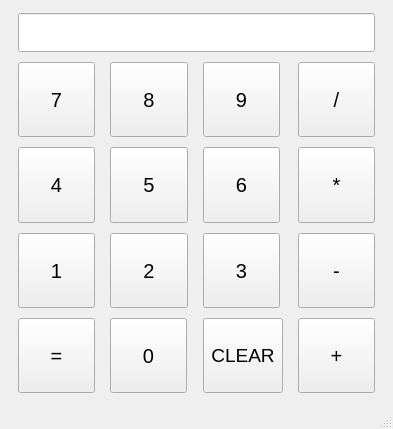
<?xml version="1.0" encoding="UTF-8"?>
<ui version="4.0">
 <class>MainWindow</class>
 <widget class="QMainWindow" name="MainWindow">
  <property name="geometry">
   <rect>
    <x>0</x>
    <y>0</y>
    <width>393</width>
    <height>429</height>
   </rect>
  </property>
  <property name="windowTitle">
   <string>MainWindow</string>
  </property>
  <widget class="QWidget" name="centralwidget">
   <layout class="QGridLayout" name="gridLayout">
    <item row="0" column="0" colspan="4">
     <widget class="QLineEdit" name="accumulatorText">
      <property name="font">
       <font>
        <pointsize>20</pointsize>
       </font>
      </property>
     </widget>
    </item>
    <item row="3" column="0">
     <widget class="QPushButton" name="oneButton">
      <property name="sizePolicy">
       <sizepolicy hsizetype="Fixed" vsizetype="Fixed">
        <horstretch>0</horstretch>
        <verstretch>0</verstretch>
       </sizepolicy>
      </property>
      <property name="minimumSize">
       <size>
        <width>77</width>
        <height>75</height>
       </size>
      </property>
      <property name="maximumSize">
       <size>
        <width>77</width>
        <height>75</height>
       </size>
      </property>
      <property name="font">
       <font>
        <pointsize>15</pointsize>
       </font>
      </property>
      <property name="text">
       <string>1</string>
      </property>
     </widget>
    </item>
    <item row="2" column="1">
     <widget class="QPushButton" name="fiveButton">
      <property name="sizePolicy">
       <sizepolicy hsizetype="Fixed" vsizetype="Fixed">
        <horstretch>0</horstretch>
        <verstretch>0</verstretch>
       </sizepolicy>
      </property>
      <property name="minimumSize">
       <size>
        <width>78</width>
        <height>76</height>
       </size>
      </property>
      <property name="maximumSize">
       <size>
        <width>78</width>
        <height>76</height>
       </size>
      </property>
      <property name="font">
       <font>
        <pointsize>15</pointsize>
       </font>
      </property>
      <property name="text">
       <string>5</string>
      </property>
     </widget>
    </item>
    <item row="3" column="2">
     <widget class="QPushButton" name="threeButton">
      <property name="sizePolicy">
       <sizepolicy hsizetype="Fixed" vsizetype="Fixed">
        <horstretch>0</horstretch>
        <verstretch>0</verstretch>
       </sizepolicy>
      </property>
      <property name="minimumSize">
       <size>
        <width>77</width>
        <height>75</height>
       </size>
      </property>
      <property name="maximumSize">
       <size>
        <width>77</width>
        <height>75</height>
       </size>
      </property>
      <property name="font">
       <font>
        <pointsize>15</pointsize>
       </font>
      </property>
      <property name="text">
       <string>3</string>
      </property>
     </widget>
    </item>
    <item row="3" column="1">
     <widget class="QPushButton" name="twoButton">
      <property name="sizePolicy">
       <sizepolicy hsizetype="Fixed" vsizetype="Fixed">
        <horstretch>0</horstretch>
        <verstretch>0</verstretch>
       </sizepolicy>
      </property>
      <property name="minimumSize">
       <size>
        <width>78</width>
        <height>75</height>
       </size>
      </property>
      <property name="maximumSize">
       <size>
        <width>78</width>
        <height>75</height>
       </size>
      </property>
      <property name="font">
       <font>
        <pointsize>15</pointsize>
       </font>
      </property>
      <property name="text">
       <string>2</string>
      </property>
     </widget>
    </item>
    <item row="2" column="2">
     <widget class="QPushButton" name="sixButton">
      <property name="sizePolicy">
       <sizepolicy hsizetype="Fixed" vsizetype="Fixed">
        <horstretch>0</horstretch>
        <verstretch>0</verstretch>
       </sizepolicy>
      </property>
      <property name="minimumSize">
       <size>
        <width>77</width>
        <height>76</height>
       </size>
      </property>
      <property name="maximumSize">
       <size>
        <width>77</width>
        <height>76</height>
       </size>
      </property>
      <property name="font">
       <font>
        <pointsize>15</pointsize>
       </font>
      </property>
      <property name="text">
       <string>6</string>
      </property>
     </widget>
    </item>
    <item row="1" column="3">
     <widget class="QPushButton" name="divideButton">
      <property name="sizePolicy">
       <sizepolicy hsizetype="Fixed" vsizetype="Fixed">
        <horstretch>0</horstretch>
        <verstretch>0</verstretch>
       </sizepolicy>
      </property>
      <property name="minimumSize">
       <size>
        <width>77</width>
        <height>75</height>
       </size>
      </property>
      <property name="maximumSize">
       <size>
        <width>77</width>
        <height>75</height>
       </size>
      </property>
      <property name="font">
       <font>
        <pointsize>15</pointsize>
       </font>
      </property>
      <property name="text">
       <string>/</string>
      </property>
     </widget>
    </item>
    <item row="2" column="3">
     <widget class="QPushButton" name="multiplyButton">
      <property name="sizePolicy">
       <sizepolicy hsizetype="Fixed" vsizetype="Fixed">
        <horstretch>0</horstretch>
        <verstretch>0</verstretch>
       </sizepolicy>
      </property>
      <property name="minimumSize">
       <size>
        <width>77</width>
        <height>76</height>
       </size>
      </property>
      <property name="maximumSize">
       <size>
        <width>77</width>
        <height>76</height>
       </size>
      </property>
      <property name="font">
       <font>
        <pointsize>15</pointsize>
       </font>
      </property>
      <property name="text">
       <string>*</string>
      </property>
     </widget>
    </item>
    <item row="2" column="0">
     <widget class="QPushButton" name="fourButton">
      <property name="sizePolicy">
       <sizepolicy hsizetype="Fixed" vsizetype="Fixed">
        <horstretch>0</horstretch>
        <verstretch>0</verstretch>
       </sizepolicy>
      </property>
      <property name="minimumSize">
       <size>
        <width>77</width>
        <height>76</height>
       </size>
      </property>
      <property name="maximumSize">
       <size>
        <width>77</width>
        <height>76</height>
       </size>
      </property>
      <property name="font">
       <font>
        <pointsize>15</pointsize>
       </font>
      </property>
      <property name="text">
       <string>4</string>
      </property>
     </widget>
    </item>
    <item row="3" column="3">
     <widget class="QPushButton" name="subtractButton">
      <property name="sizePolicy">
       <sizepolicy hsizetype="Fixed" vsizetype="Fixed">
        <horstretch>0</horstretch>
        <verstretch>0</verstretch>
       </sizepolicy>
      </property>
      <property name="minimumSize">
       <size>
        <width>77</width>
        <height>75</height>
       </size>
      </property>
      <property name="maximumSize">
       <size>
        <width>77</width>
        <height>75</height>
       </size>
      </property>
      <property name="font">
       <font>
        <pointsize>15</pointsize>
       </font>
      </property>
      <property name="text">
       <string>-</string>
      </property>
     </widget>
    </item>
    <item row="1" column="2">
     <widget class="QPushButton" name="nineButton">
      <property name="sizePolicy">
       <sizepolicy hsizetype="Fixed" vsizetype="Fixed">
        <horstretch>0</horstretch>
        <verstretch>0</verstretch>
       </sizepolicy>
      </property>
      <property name="minimumSize">
       <size>
        <width>77</width>
        <height>75</height>
       </size>
      </property>
      <property name="maximumSize">
       <size>
        <width>77</width>
        <height>75</height>
       </size>
      </property>
      <property name="font">
       <font>
        <pointsize>15</pointsize>
       </font>
      </property>
      <property name="text">
       <string>9</string>
      </property>
     </widget>
    </item>
    <item row="1" column="1">
     <widget class="QPushButton" name="eightButton">
      <property name="sizePolicy">
       <sizepolicy hsizetype="Fixed" vsizetype="Fixed">
        <horstretch>0</horstretch>
        <verstretch>0</verstretch>
       </sizepolicy>
      </property>
      <property name="minimumSize">
       <size>
        <width>78</width>
        <height>75</height>
       </size>
      </property>
      <property name="maximumSize">
       <size>
        <width>78</width>
        <height>75</height>
       </size>
      </property>
      <property name="font">
       <font>
        <pointsize>15</pointsize>
       </font>
      </property>
      <property name="text">
       <string>8</string>
      </property>
     </widget>
    </item>
    <item row="1" column="0">
     <widget class="QPushButton" name="sevenButton">
      <property name="sizePolicy">
       <sizepolicy hsizetype="Fixed" vsizetype="Fixed">
        <horstretch>0</horstretch>
        <verstretch>0</verstretch>
       </sizepolicy>
      </property>
      <property name="minimumSize">
       <size>
        <width>77</width>
        <height>75</height>
       </size>
      </property>
      <property name="maximumSize">
       <size>
        <width>77</width>
        <height>75</height>
       </size>
      </property>
      <property name="font">
       <font>
        <pointsize>15</pointsize>
       </font>
      </property>
      <property name="text">
       <string>7</string>
      </property>
     </widget>
    </item>
    <item row="4" column="1">
     <widget class="QPushButton" name="zeroButton">
      <property name="sizePolicy">
       <sizepolicy hsizetype="Fixed" vsizetype="Fixed">
        <horstretch>0</horstretch>
        <verstretch>0</verstretch>
       </sizepolicy>
      </property>
      <property name="minimumSize">
       <size>
        <width>77</width>
        <height>75</height>
       </size>
      </property>
      <property name="maximumSize">
       <size>
        <width>77</width>
        <height>75</height>
       </size>
      </property>
      <property name="font">
       <font>
        <pointsize>15</pointsize>
       </font>
      </property>
      <property name="text">
       <string>0</string>
      </property>
     </widget>
    </item>
    <item row="4" column="0">
     <widget class="QPushButton" name="equalsButton">
      <property name="sizePolicy">
       <sizepolicy hsizetype="Fixed" vsizetype="Fixed">
        <horstretch>0</horstretch>
        <verstretch>0</verstretch>
       </sizepolicy>
      </property>
      <property name="minimumSize">
       <size>
        <width>77</width>
        <height>75</height>
       </size>
      </property>
      <property name="maximumSize">
       <size>
        <width>77</width>
        <height>75</height>
       </size>
      </property>
      <property name="font">
       <font>
        <pointsize>15</pointsize>
       </font>
      </property>
      <property name="text">
       <string>=</string>
      </property>
     </widget>
    </item>
    <item row="4" column="3">
     <widget class="QPushButton" name="addButton">
      <property name="sizePolicy">
       <sizepolicy hsizetype="Fixed" vsizetype="Fixed">
        <horstretch>0</horstretch>
        <verstretch>0</verstretch>
       </sizepolicy>
      </property>
      <property name="minimumSize">
       <size>
        <width>77</width>
        <height>75</height>
       </size>
      </property>
      <property name="maximumSize">
       <size>
        <width>77</width>
        <height>75</height>
       </size>
      </property>
      <property name="font">
       <font>
        <pointsize>15</pointsize>
       </font>
      </property>
      <property name="text">
       <string>+</string>
      </property>
     </widget>
    </item>
    <item row="4" column="2">
     <widget class="QPushButton" name="clearButton">
      <property name="minimumSize">
       <size>
        <width>77</width>
        <height>75</height>
       </size>
      </property>
      <property name="font">
       <font>
        <pointsize>14</pointsize>
       </font>
      </property>
      <property name="text">
       <string>CLEAR</string>
      </property>
     </widget>
    </item>
   </layout>
  </widget>
  <widget class="QStatusBar" name="statusbar"/>
 </widget>
 <resources/>
 <connections/>
</ui>
